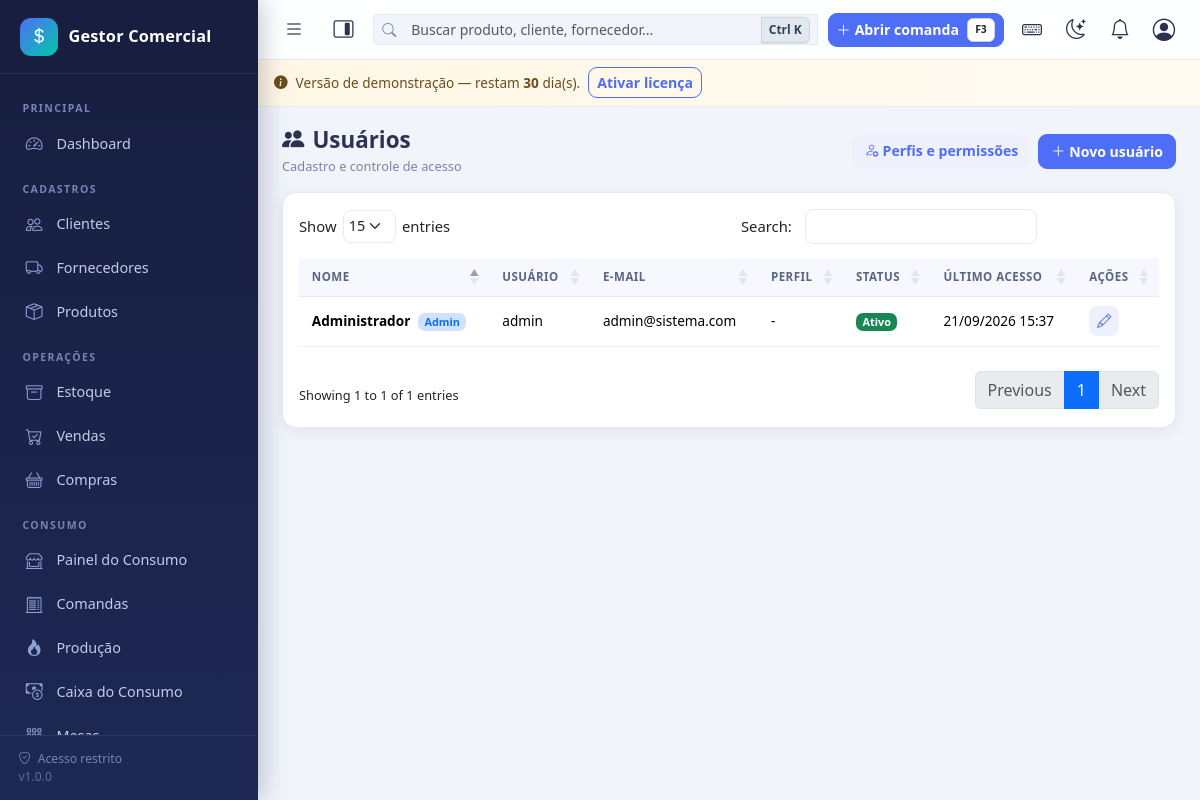
Page /usuarios/index.php (signed in) on the committed database.
### tables this page shows
CREATE TABLE `usuarios` (
  `id` int(11) NOT NULL,
  `nome` varchar(100) NOT NULL,
  `usuario` varchar(50) NOT NULL,
  `email` varchar(120) NOT NULL,
  `senha` varchar(255) NOT NULL,
  `telefone` varchar(20) DEFAULT NULL,
  `perfil_id` int(11) DEFAULT NULL,
  `is_admin` tinyint(1) NOT NULL DEFAULT 0,
  `status` tinyint(1) NOT NULL DEFAULT 1,
  `criado_em` datetime NOT NULL DEFAULT current_timestamp(),
  `ultimo_acesso` datetime DEFAULT NULL,
  `tentativas_falhas` tinyint(4) NOT NULL DEFAULT 0,
  `bloqueado_ate` datetime DEFAULT NULL
);

### includes/functions.php (called while the page is built, shortened)
<?php
function e($valor): string
{
    return htmlspecialchars((string)$valor, ENT_QUOTES, 'UTF-8');
}
function url(string $caminho = ''): string
{
    return BASE_URL . '/' . ltrim($caminho, '/');
}
function formatar_datahora($data): string
{
    $ts = is_numeric($data) ? (int)$data : strtotime((string)$data);
    return $ts ? date('d/m/Y H:i', $ts) : '';
}

### config/auth.php (called while the page is built, shortened)
<?php
function usuario_atual(): ?array
{
    static $usuario = null;
    static $carregado = false;
    if ($carregado) {
        return $usuario;
    }
    $carregado = true;
    try {
        $stmt = db()->prepare('SELECT * FROM usuarios WHERE id = ? LIMIT 1');
        $stmt->execute([(int)$_SESSION['user_id']]);
        $linha = $stmt->fetch();
        $usuario = $linha;
    } catch (Throwable $e) {
        erro_banco($e, 'usuario_atual');
    }
    return $usuario;
}
function exigir_login(): void
{
    if (!usuario_atual()) {
        if (is_ajax()) {
            json_resposta(false, 'Sessão expirada. Faça login novamente.', null, 401);
        }
        flash('warning', 'Faça login para acessar o sistema.');
        redirecionar('login/index.php');
    }
}
function permissao_carregadas(): array
{
    $usuario = usuario_atual();
    $permitidas = [];
    try {
        $chaves = [];
        if ((int)$usuario['is_admin'] === 1) {
            $stmt = db()->query('SELECT chave FROM permissoes');
            foreach ($stmt->fetchAll() as $l) {
                $chaves[] = $l['chave'];
            }
            return $permitidas = array_flip($chaves);
        }
        $permitidas = array_flip(array_unique($chaves));
    } catch (Throwable $e) {
        erro_banco($e, 'permissao_carregadas');
    }
    return $permitidas;
}
function tem_permissao(string $chave): bool
{
    $usuario = usuario_atual();
    if ((int)$usuario['is_admin'] === 1) {
        return true;
    }
    return array_key_exists($chave, permissao_carregadas());
}

### config/database.php (called while the page is built, shortened)
<?php
function db(): PDO
{
    static $pdo = null;
    if ($pdo === null) {
        $dsn = 'mysql:host=' . DB_HOST . ';dbname=' . DB_NAME . ';charset=' . DB_CHARSET;
        try {
            $pdo = new PDO($dsn, DB_USER, DB_PASS, [
                PDO::ATTR_ERRMODE            => PDO::ERRMODE_EXCEPTION,
                PDO::ATTR_DEFAULT_FETCH_MODE => PDO::FETCH_ASSOC,
                PDO::ATTR_EMULATE_PREPARES   => false,
            ]);
        } catch (PDOException $e) {
            error_log('[BANCO] Falha de conexão: ' . $e->getMessage());
            http_response_code(500);
            if (defined('DEV_MODE') && DEV_MODE) {
                exit('Falha na conexão com o banco de dados. Verifique se o MySQL/MariaDB está ativo e se os dados em config/config.php estão corretos.');
            }
            exit('Serviço temporariamente indisponível.');
        }
    }
    return $pdo;
}

### usuarios/index.php (the view, shortened to what this page needs)
<?php
exigir_login();
$stmt = db()->prepare(
    'SELECT u.*, p.nome AS perfil_nome
       FROM usuarios u
       LEFT JOIN perfis p ON p.id = u.perfil_id
      ORDER BY u.nome'
);
$stmt->execute();
$usuarios = $stmt->fetchAll();
$meuId = (int)usuario_atual()['id'];
include INC . 'header.php';
?>
<div class="page-header">
    <div>
        <h1><i class="bi bi-people-fill me-2"></i>Usuários</h1>
        <span class="subtitulo">Cadastro e controle de acesso</span>
    </div>
    <div class="d-flex gap-2">
        <a href="<?= url('usuarios/perfis.php') ?>" class="btn btn-soft"><i class="bi bi-person-gear me-1"></i>Perfis e permissões</a>
        <?php if (tem_permissao('usuarios_criar')): ?>
        <a href="<?= url('usuarios/form.php') ?>" class="btn btn-primary"><i class="bi bi-plus-lg me-1"></i>Novo usuário</a>
        <?php endif; ?>
    </div>
</div>
<div class="card">
    <div class="card-body">
        <div class="table-responsive">
            <table class="table table-hover table-geral" data-ordem="0">
                <thead>
                    <tr>
                        <th>Nome</th>
                        <th>Usuário</th>
                        <th>E-mail</th>
                        <th>Perfil</th>
                        <th>Status</th>
                        <th>Último acesso</th>
                        <th class="no-print">Ações</th>
                    </tr>
                </thead>
                <tbody>
                    <?php foreach ($usuarios as $u): ?>
                    <tr>
                        <td class="fw-semibold">
                            <?= e($u['nome']) ?>
                            <?php if ((int)$u['is_admin'] === 1): ?><span class="badge bg-primary-subtle text-primary ms-1">Admin</span><?php endif; ?>
                        </td>
                        <td><?= e($u['usuario']) ?></td>
                        <td><?= e($u['email']) ?></td>
                        <td><?= e($u['perfil_nome'] ?? '-') ?></td>
                        <td>
                            <?php if ((int)$u['status'] === 1): ?>
                            <span class="badge bg-success">Ativo</span>
                            <?php else: ?>
                            <span class="badge bg-secondary">Inativo</span>
                            <?php endif; ?>
                        </td>
                        <td><?= formatar_datahora($u['ultimo_acesso']) ?: '-' ?></td>
                        <td>
                            <?php if ($u['id'] == $meuId || tem_permissao('usuarios_editar')): ?>
                            <a href="<?= url('usuarios/form.php?id=' . (int)$u['id']) ?>" class="acao-btn btn-soft" data-bs-toggle="tooltip" title="Editar"><i class="bi bi-pencil"></i></a>
                            <?php endif; ?>
                        </td>
                    </tr>
                    <?php endforeach; ?>
                </tbody>
            </table>
        </div>
    </div>
</div>
<?php include INC . 'footer.php'; ?>

### assets/css/app.css (style rules this page uses)
:root { --sidebar-w: 258px; --sidebar-bg: linear-gradient(180deg, #171e3f 0%, #1d2854 100%); --accent: #4f6ef7; --accent-2: #00c9a7; --danger-soft: #ff6b81; --bg: #f1f4fa; --card-bg: #ffffff; --card-radius: 14px; --shadow: 0 4px 16px rgba(23, 30, 63, .07); --shadow-lg: 0 10px 30px rgba(23, 30, 63, .12); --text: #2b3350; --muted: #7a84a3; --border: #e6eaf4; --topbar-bg: rgba(255, 255, 255, .92); }
* { box-sizing: border-box; }
html, body { height: 100%; }
body { font-family: "Segoe UI", system-ui, -apple-system, Roboto, Arial, sans-serif; background: var(--bg); color: var(--text); font-size: .925rem; overflow-x: hidden; }
a { text-decoration: none; }
.page-header { display: flex; flex-wrap: wrap; align-items: center; justify-content: space-between; gap: .6rem; margin-bottom: 1rem; }
.page-header h1 { font-size: 1.25rem; font-weight: 700; margin: 0; }
.page-header .subtitulo { color: var(--muted); font-size: .8rem; }
.card { border: 1px solid var(--border); border-radius: var(--card-radius); box-shadow: var(--shadow); background: #fff; }
.table-geral { width: 100% !important; font-size: .85rem; margin: 0 !important; }
.table-responsive { overflow-x: auto; -webkit-overflow-scrolling: touch; scrollbar-width: thin; }
.table-geral thead th { background: #f6f8fd; color: #5a6585; font-size: .72rem; text-transform: uppercase; letter-spacing: .5px; border-bottom: 1px solid var(--border); white-space: nowrap; padding: .65rem .8rem; }
.table-geral td { vertical-align: middle; padding: .6rem .8rem; border-color: #eef1f8; }
.btn { border-radius: 9px; font-size: .88rem; font-weight: 600; }
.btn-primary { background: var(--accent); border-color: var(--accent); }
.btn-soft { background: #eef1fb; border: 0; color: var(--accent); }
.acao-btn { width: 30px; height: 30px; display: inline-grid; place-items: center; border-radius: 8px; font-size: .9rem; }
.badge { font-size: .68rem; padding: .35em .6em; border-radius: 7px; font-weight: 600; }
@media (min-width: 992px) { .page-header h1 { font-size: 1.4rem; } }

### rows in the picture
usuarios: nome "Administrador", is_admin "Admin", usuario "admin", email "admin@sistema.com", perfil_nome "-", status "Ativo", ultimo_acesso "21/09/2026 15:37"

### other values in the picture
$nomeEmpresa "Gestor Comercial"
$rotulo "Clientes"
$rotulo "Fornecedores"
$rotulo "Produtos"
$rotulo "Estoque"
$rotulo "Vendas"
$rotulo "Compras"
rotulo_consumo() "CONSUMO"
licenca_dias_restantes() "30"
